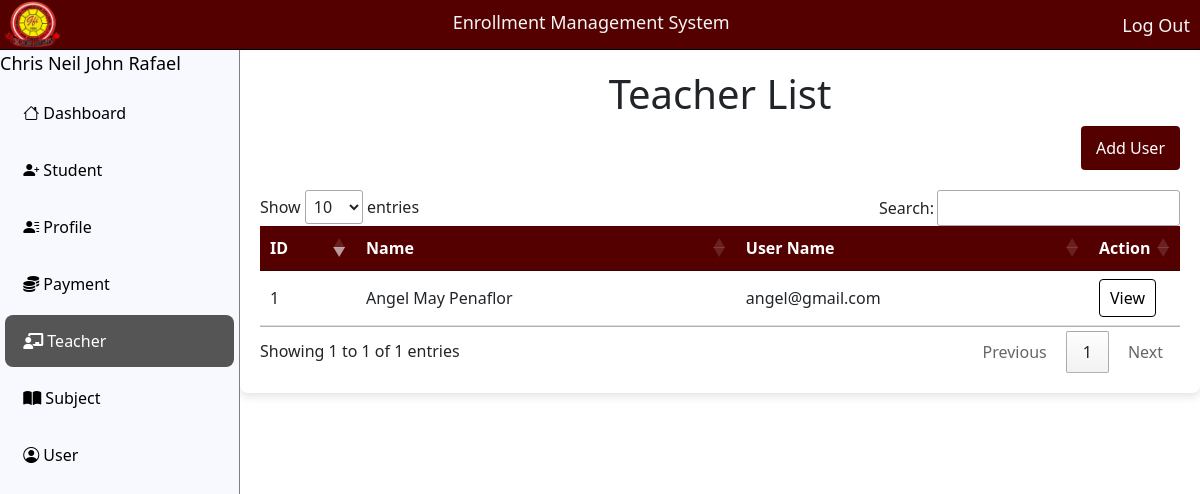
Screenshot of /teacher/index.php (signed in) with the database file from the repository.
### tables this page shows
CREATE TABLE `user` (
  `id` int(11) NOT NULL,
  `name` varchar(220) NOT NULL,
  `username` varchar(200) NOT NULL,
  `role` varchar(200) NOT NULL,
  `password` varchar(200) NOT NULL,
  `del_status` varchar(12) NOT NULL
);

CREATE TABLE `teacher` (
  `id` int(11) NOT NULL,
  `first_name` varchar(255) NOT NULL,
  `middle_name` varchar(255) NOT NULL,
  `last_name` varchar(255) NOT NULL,
  `suffix` varchar(10) NOT NULL,
  `gender` enum('male','female','','') NOT NULL,
  `email` varchar(225) NOT NULL,
  `contact` varchar(12) NOT NULL,
  `username` varchar(255) NOT NULL,
  `password` varchar(255) NOT NULL,
  `del_status` varchar(9) NOT NULL
);

### teacher/index.php (the view, shortened to what this page needs)
<!DOCTYPE html>
    <html lang="en">
    <head>
        <link rel="stylesheet" href="../assets/css/css.css">
        <link rel="stylesheet" href="'../assets/js/jquery-3.5.1.js">
        <link rel="stylesheet" href="https://cdn.datatables.net/1.13.7/css/jquery.dataTables.min.css">
    </head>
    <body>
    <?php
        $page = 'teacher';
        include '../navbar.php';
        include "../database/db.php";
    ?>
    <div class="content">
        <h1>Teacher List</h1>
        <div class="search-box">
        <a href="add.php?page=teacher" class=""><button>Add User</button></a>
        </div>
        <table id="example" class="data list">
            <thead>
                <tr>
                    <th style="width: 60px;">ID</th>
                    <th>Name</th>
                    <th>User Name</th>
                    <th style="width: 55px;">Action</th>
                </tr>
            </thead>
            <tbody id="">
                <?php
                $squery = mysqli_query($conn, "SELECT * FROM teacher WHERE del_status != 'deleted' ORDER BY id DESC;");
               while ($row = mysqli_fetch_array($squery)) {
                ?>
                <tr class="table-row" >
                    <td><?php echo $row ['id']; ?></td>
                    <td><?php echo $row['first_name'] . " " . $row['last_name']; ?></td>
                    <td><?php echo $row['username']; ?></td>
                    <td class="action">
                        <a class="view" href="edit.php?id=<?php echo $row['id']; ?>">View</a>
                    </td>
                </tr>
                <?php  } ?>
            </tbody>
        </table>
    </div>
    </body>
    </html>

### navbar.php (shortened to what this page needs)
 <?php
include "../database/db.php";
$id=$_SESSION["id"];
$sql="SELECT * FROM user WHERE id='$id'";
$result=mysqli_query($conn,$sql);
$row=mysqli_fetch_assoc($result);
$name=$row['name'];
$role = $row['role'];
 ?>
<head>
    <link rel="stylesheet" href="https://cdn.jsdelivr.net/npm/bootstrap-icons@1.10.0/font/bootstrap-icons.css">
    <link rel="stylesheet" href="https://cdn.jsdelivr.net/npm/bootstrap@5.3.0/dist/css/bootstrap.min.css">
    <link rel="stylesheet" href="../assets/css/bootstrap@5.3.0.css">
    <link rel="stylesheet" href="https://cdnjs.cloudflare.com/ajax/libs/font-awesome/6.0.0-beta3/css/all.min.css">
    <link rel="stylesheet" href="../bootstrap/font-awesome/font-awesome.css">
    <link rel="stylesheet" href="../bootstrap/bootstrap.min.css">
    <link rel="stylesheet" href="../assets/navbar/navbar.css">
</head>
<header class="navbar-header">
    <img src="../file_index/image/jhslogo.png" alt="School Logo" class="image-logo">
    <h2 class="title-page">Enrollment Management System</h2>
    <a href="../logout.php" class="tittle-link">Log Out</a>
</header>
<div class="main-container">
    <div class="side-container">
        <div class="info">
        <span class="tittle-link" style="color:black;align-text:center;"> <?php echo $name; ?> </span>
        </div>
        <div class="side-bar">
            <ul class="selection">
            <li><a href="../dashboard/" class="<?php if ($page == 'dashboard') echo 'active'; ?>">&nbsp;<i class="bi bi-house"></i> Dashboard</a></li>
                <li><a href="../student/" class="<?php if ($page == 'student') echo 'active'; ?>">&nbsp;<i class="bi bi-person-plus-fill"></i> Student</a></li>
                <li><a href="../profile/" class="<?php if ($page == 'profile') echo 'active'; ?>">&nbsp;<i class="bi bi-person-lines-fill"></i> Profile</a></li>
                <li><a href="../casheir/" class="<?php if ($page == 'casheir') echo 'active'; ?>">&nbsp;<i class="fa-solid fa-coins"></i> Payment</a></li>
                <li><a href="../teacher/" class="<?php if ($page == 'teacher') echo 'active'; ?>">&nbsp;<i class="fa-solid fa-chalkboard-teacher"></i> Teacher</a></li>
                <li><a href="../subject/" class="<?php if ($page == 'subject') echo 'active'; ?>">&nbsp;<i class="fa-solid fa-book-open"></i> Subject</a></li>
                <?php if ($role == "admin"){ ?>
                <li><a href="../user/" class="<?php if ($page == 'user') echo 'active'; ?>">&nbsp;<i class="bi bi-person-circle"></i> User</a></li>
                <?php } ?>
            </ul>
        </div>
    </div>
</div>

### assets/css/css.css (style rules this page uses)
body { font-family: Arial, sans-serif; margin: 0; padding: 0; }
.content { overflow: hidden; margin-left:auto; width: 80%; background-color: #fff; padding: 20px; border-radius: 8px; box-shadow: 0 4px 8px rgba(0, 0, 0, 0.1); }
h1 { color: #333; text-align: center; }
.search-box { display: flex; justify-content: flex-end; margin-bottom: 20px; }
.search-box a { text-decoration: none; }
.search-box button { padding: 10px 15px; background-color: #550000; color: white; border: none; border-radius: 4px; cursor: pointer; }
.data { width: 100%; border-collapse: collapse; margin-top: 20px; }
.data th, .data td { padding: 12px 15px; text-align: left; border-bottom: 1px solid #ddd; }
.data th { background-color:#550000; color: white; }
.data td a { text-decoration: none; color: black; }
.action { display: flex; gap: 10px; }
.action a { padding: 6px 10px; background-color: #fff; color: black; border: black solid 1px; border-radius: 4px; text-decoration: none; }
.search-box { margin-left: auto; }

### assets/navbar/navbar.css (style rules this page uses)
* { margin: 0; padding: 0; box-sizing: border-box; }
.navbar-header { position: fixed; display: flex; width: 100%; background-color: #550000; height: 50px; justify-content: space-between; border-bottom: 1px black solid; }
.tittle-link { padding: 12px 0px; text-align: right; text-decoration: none; color: whitesmoke; font-size: 18px; margin-right: 10px; }
.title-page { padding: 12px 0px; color: whitesmoke; font-size: 18px; text-align: left; }
.image-logo { width: 55px; margin-left: 5px; }
.main-container { display: flex; }
.side-container { margin-top: 50px; width: 20%; height: 95vh; background-color: ghostwhite; border-right: 1px solid grey; position: fixed; }
.side-bar ul { list-style-type: none; padding: 5px; }
.side-bar ul li a { display: block; color: black; text-align: left; margin: 5px 0; padding: 14px; text-decoration: none; border-radius: 8px; transition: background-color 0.3s ease; }
.side-bar ul li a.active { background-color: #555; color: white; }

### rows the page displays
user: name "Chris Neil John Rafael"
teacher: id "1", first_name "Angel May", last_name "Penaflor", username "angel@gmail.com"
